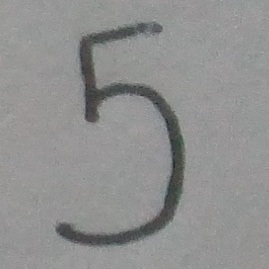
#> input picture mis_numeros/num_5.jpg, 269 x 269 px
$ python app.py
#> lines starting #> are read from the running program, lines starting #| are printed output that depends on the picture
import matplotlib.pyplot as plt
import numpy as np
import pandas as pd
import cv2 as cv

img = cv.imread('mis_numeros/num_5.jpg')
#> img is the input picture: shape (269, 269, 3); mean B, G, R 143.7, 144.3, 144
img_Ga = cv.GaussianBlur(img,(7,7),0)
img_g = cv.cvtColor(img_Ga, cv.COLOR_BGR2GRAY)
img_r = cv.resize(img_g,(28,28), interpolation=cv.INTER_NEAREST)
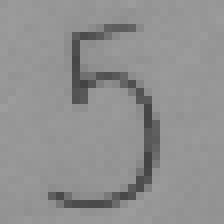
#> img_r: shape (28, 28) (shown 8 times larger); min 67, max 157, mean 144.3
img_i = cv.bitwise_not(img_r)
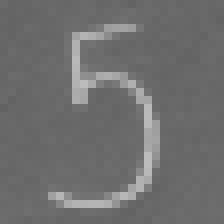
#> img_i: shape (28, 28) (shown 8 times larger); min 98, max 188, mean 110.7
thr, img_f= cv.threshold(img_i,135,255, cv.THRESH_TOZERO)
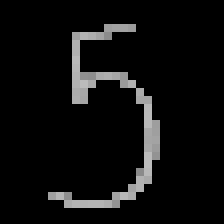
#> img_f: shape (28, 28) (shown 8 times larger); min 0, max 188, mean 13.7
#plt.imshow(img_f, cmap='gray')
#plt.show()

plt.figure(figsize=(10,10))
plt.subplot(2,3,1)
plt.imshow(img)
plt.subplot(2,3,2)
plt.imshow(img_Ga)
plt.subplot(2,3,3)
plt.imshow(img_g, cmap='gray')
plt.subplot(2,3,4)
plt.imshow(img_r, cmap='gray')
plt.subplot(2,3,5)
plt.imshow(img_i, cmap='gray')
plt.subplot(2,3,6)
plt.imshow(img_f, cmap='gray')
plt.show()
#> figure, not shown here; B, G, R data is drawn as R, G, B

plt.figure(figsize=(8,8))
plt.imshow(img_f, cmap='gray')
for (j,i), label in np.ndenumerate(img_f):
    plt.text(i,j, label, ha='center', va='center', color='red')
#> this loop made 784 passes
#> (j, i) on passes 2 to 4: (0, 1), (0, 2), (0, 3)
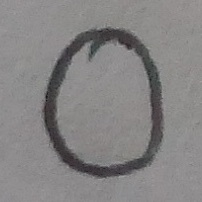
#> input picture mis_numeros/num_0.jpg, 202 x 202 px
    #plt.show

def digits (img):
    img_Ga = cv.GaussianBlur(img,(7,7),0)
#> img_Ga: shape (202, 202, 3)
#> img is the input picture: shape (202, 202, 3); mean B, G, R 131.5, 131.6, 133.4
    img_g = cv.cvtColor(img_Ga, cv.COLOR_BGR2GRAY)
#> img_g: shape (202, 202)
    img_r = cv.resize(img_g,(28,28), interpolation=cv.INTER_NEAREST)
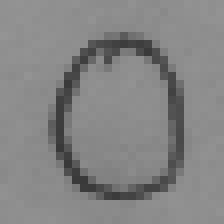
#> img_r: shape (28, 28) (shown 8 times larger); min 57, max 148, mean 132.2
    img_i = cv.bitwise_not(img_r)
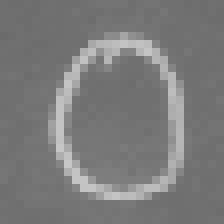
#> img_i: shape (28, 28) (shown 8 times larger); min 107, max 198, mean 122.8
    thr, img_f= cv.threshold(img_i,135,255, cv.THRESH_TOZERO)
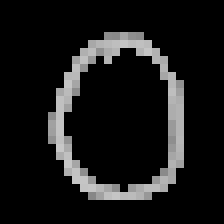
#> img_f: shape (28, 28) (shown 8 times larger); min 0, max 198, mean 24
    return (img_f)

from glob import glob
contador=0
df= pd.DataFrame()
for fn in glob('mis_numeros/num_*.jpg'):
    print(contador)
    img_f=digits(cv.imread(fn))
    plt.imshow(img_f, cmap='gray')
    plt.show()
    fila=np.append(contador, img_f.flatten())
#> fila = 785 values, max 198 at index 512, min 0 at index 0, mean 23.99
    fila = fila.reshape(1,785)
#> (the run stopped early here; a loop or call above may not have finished)
